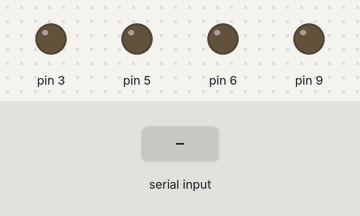
Simulated run of this sketch. Board: Arduino Uno, built with avr-gcc and run on an emulated ATmega328P. On the bench: output pins drawn as LEDs (lit = HIGH). The test bench sets the inputs (shaded band). What the sketch prints to the serial monitor is not drawn.

Above: at 1.2 s.
1.3 s: "90,45\n" received over Serial
At 2.6 s:
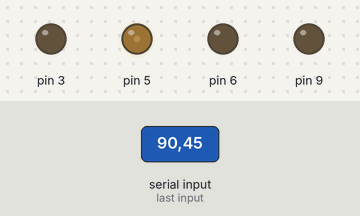
3.8 s: "30,150\n" received over Serial
At 5.8 s:
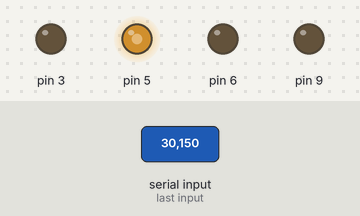
6.3 s: "90\n" received over Serial
At 8.5 s:
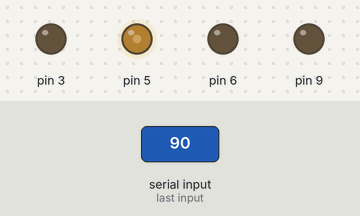
8.8 s: "200\n" received over Serial
At 10.6 s:
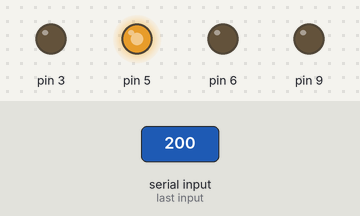
Timing chart, 0 to 12.1 s (numbered marks = the images above; inputs shaded):
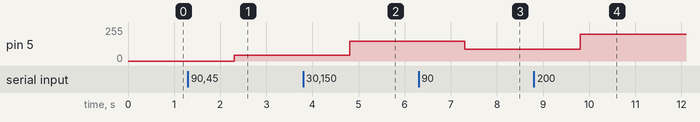

Measured:
- after the input at 1.3 s, pin 5: 0/255 → 45/255 after 1.0 s
- after the input at 3.8 s, pin 5: 45/255 → 150/255 after 1.0 s
- after the input at 6.3 s, pin 5: 150/255 → 90/255 after 1.0 s
- after the input at 8.8 s, pin 5: 90/255 → 200/255 after 1.0 s

The sketch:

first_test.ino
```cpp
void setup() {
 Serial.begin( 9600 );
}

void loop() {
  String input;
  Serial.print( "Introduce la cadena de instrucciones: " );
  // the instruction are in the form of "MotorD=100,MotorI=100,Tiempo=1000;MotorD=200,MotorI=200,Tiempo=2000"
  while( !Serial.available() );
  input = Serial.readString();
  String instructions[ 50 ];
  int quantity = 0;
  separate_by_character( input, instructions, quantity, ';' );
  for ( int i = 0; i < quantity; i++ ) {
    int instruction_values[ 3 ] = { 0, 0, 0 };
    get_instruction_values( instructions[ i ], instruction_values );
    execute_instructions( instruction_values );
  }
}

void execute_instructions ( int * instruction_values ) {
  int motorD = abs( instruction_values[ 0 ] );
  int motorI = abs( instruction_values[ 1 ] );
  int tiempo = instruction_values[ 2 ];

  if ( instruction_values[ 0 ] < 0 ) {
    analogWrite( 3, motorD );
    analogWrite( 5, 0 );
  } else {
    analogWrite( 3, 0 );
    analogWrite( 5, motorD );
  }
  if ( instruction_values[ 1 ] < 0 ) {
    analogWrite( 6, motorI );
    analogWrite( 9, 0 );
  } else {
    analogWrite( 6, 0 );
    analogWrite( 9, motorI );
  }
  delay( tiempo );
}


void get_instruction_values ( String instruction, int * instruction_values ) {
  // the instruction are in the form of "MotorD=100,MotorI=100,Tiempo=1000"
  String separated_instruction[ 3 ];
  int quantity = 0;
  separate_by_character( instruction, separated_instruction, quantity, ',' );
  int instruction_index = 0;
  for ( int i = 0; i < quantity; i++ ) {
    String aux = separated_instruction[ i ];
    String aux2 = aux.substring( aux.indexOf( '=' ) + 1 );
    if ( aux.indexOf( 'D' ) != -1 )
      instruction_index = 0;
    else if ( aux.indexOf( 'I' ) != -1 )
      instruction_index = 1;
    else if ( aux.indexOf( 'T' ) != -1 ) {
      instruction_index = 2;
    }
    instruction_values[ instruction_index ] = aux2.toInt();
  }
}


void separate_by_character ( String original_text, String * separated_text, int &quantity, char character ) {
  int primer_indice = 0;
  String text = original_text;
  while ( text.indexOf( character ) != -1 ) {
    String aux = text.substring( 0, text.indexOf( character ) );
    separated_text[ quantity ] = aux;
    text = text.substring( text.indexOf( character ) + 1 );
    quantity++;
  }
  if ( text.length() > 0 ) {
    separated_text[ quantity ] = text;
    quantity++;
  }
}
```
